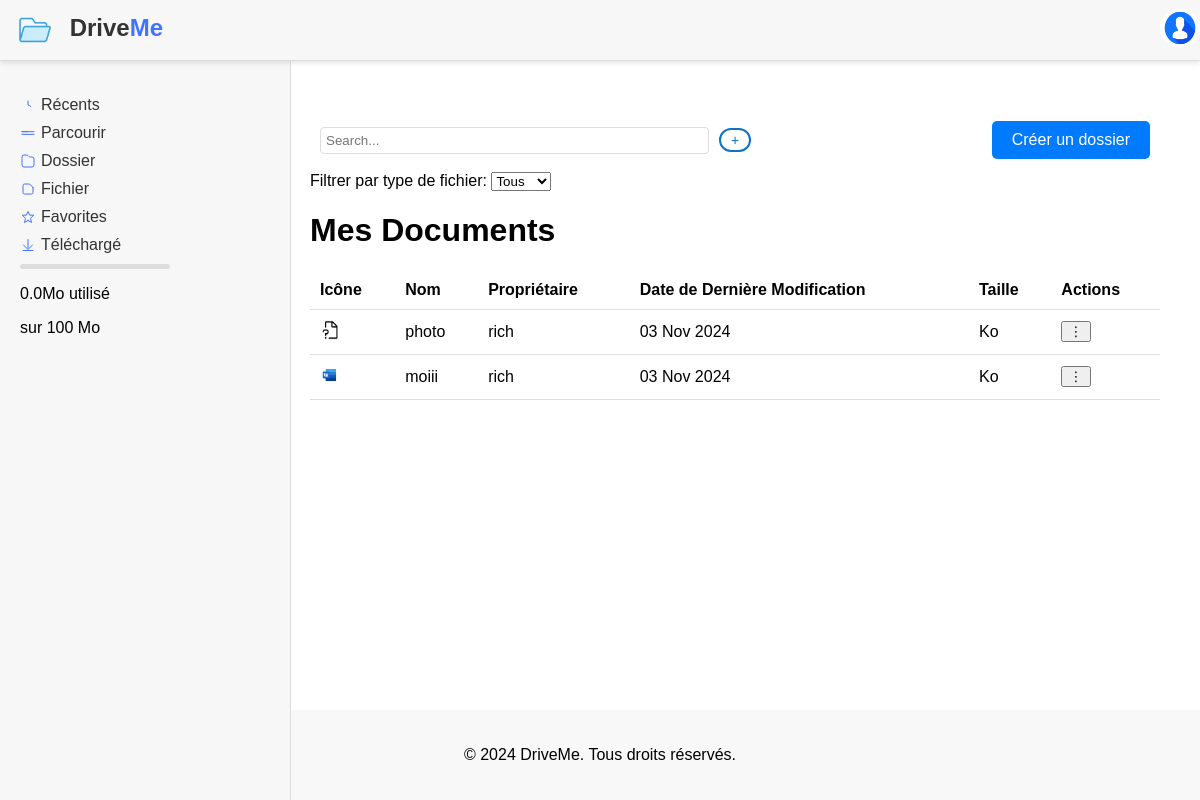
Before: /files/ (signed in) with the older database file.
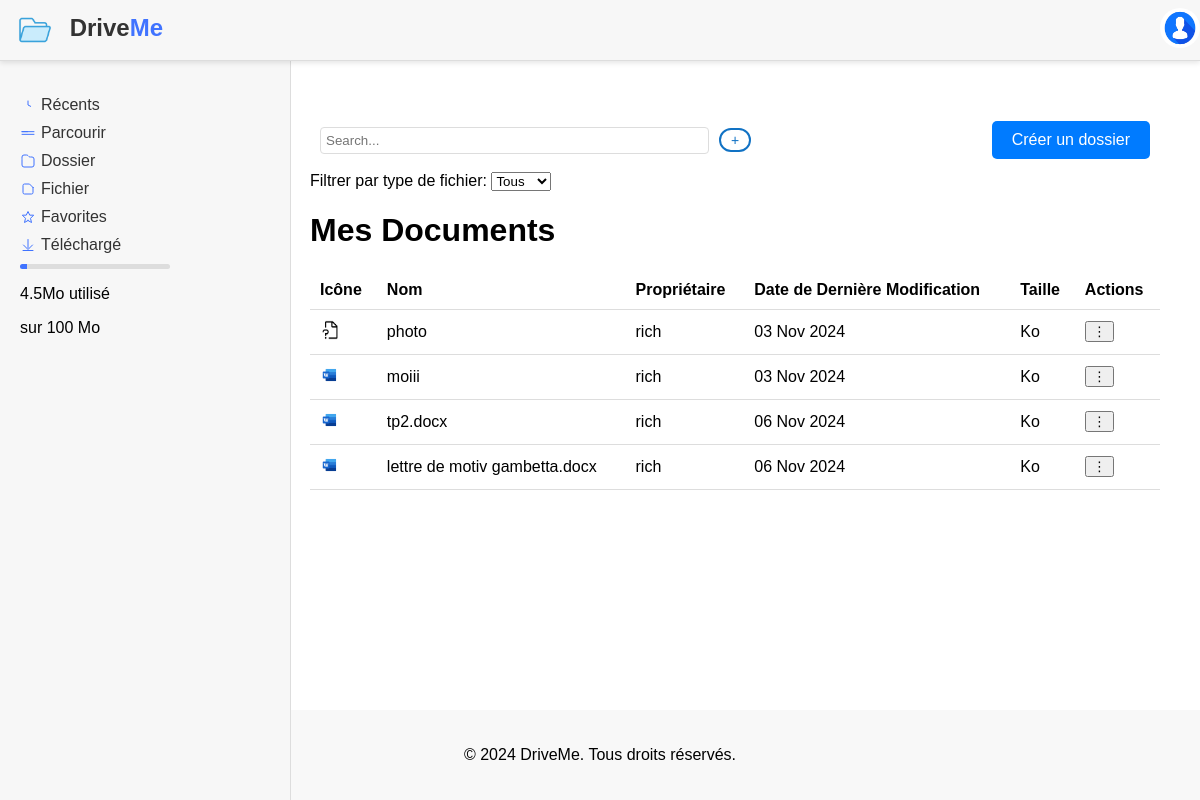
After: the same page with the newer database file.
### drive/models.py (models this page shows, shortened)
class Document(models.Model):
    nom = models.CharField(max_length=255)
    type_fichier = models.CharField(max_length=50)
    date_ajout = models.DateTimeField(auto_now_add=True)
    taille_fichier = models.PositiveIntegerField()
    fichier = models.FileField(upload_to='')  # On définira le dossier dynamiquement
    utilisateur = models.ForeignKey(User, on_delete=models.CASCADE)
    dossier = models.ForeignKey(Dossier, null=True, blank=True, on_delete=models.CASCADE)

### drive/views.py (the view)
# urls.py: path('files/', views.files_view, name='files'),
@login_required
def files_view(request):
    documents = Document.objects.filter(utilisateur=request.user, dossier__isnull=True)
    used_space = get_user_storage_usage(request.user) / (1024 * 1024)
    return render(request, 'files.html', {
        'documents': documents,
        'used_space': used_space
    })

### drive/views.py (called while the page is built)
def get_user_storage_usage(user):
    total_size = Document.objects.filter(utilisateur=user).aggregate(Sum('taille_fichier'))['taille_fichier__sum'] or 0
    return total_size

### drive/templates/files.html (shortened to what this page needs)
{% extends 'base.html' %}
{% load static %}
{% block content %}
<head>
</head>
<body>
  <div class="main-content">
    <div class="sub-navbar">
      <div class="left" style="display: flex; gap: 10px;">
        <input type="text" id="searchInput" placeholder="Search..." style="width: 100%; padding: 5px; border: 1px solid #ddd; border-radius: 4px;">
    </div>
        <div class="sub-navbar">
          <div class="center">
            <a href="{% url 'upload_document' %}"><button class="outline">+</button></a>
          </div>
      </div>
        <div class="right">  <a href="{% url 'create_folder' %}" class="button">Créer un dossier</a>
        </div>
    </div>
    <div class="filter">
      <label for="type_fichier">Filtrer par type de fichier:</label>
      <select id="type_fichier" name="type_fichier" onchange="filterDocuments(this.value)">
          <option value="">Tous</option>
      </select>
    </div>
  <h1>Mes Documents</h1>
  <table>
    <thead>
        <tr>
            <th>Icône</th>
            <th>Nom</th>
            <th>Propriétaire</th>
            <th>Date de Dernière Modification</th>
            <th>Taille</th>
            <th>Actions</th>
        </tr>
    </thead>
    <tbody>
        {% for document in documents %}
        <tr class="document-card" data-type="{{ document.type_fichier }}">
            <td>
                {% if document.type_fichier == 'pdf' %}
                    <img class="document-icon" src="{% static 'icons/pdf.png' %}" alt="{{ document.nom }}">
                {% elif document.type_fichier == 'docx' %}
                    <img class="document-icon" src="{% static 'icons/word.png' %}" alt="{{ document.nom }}">
                {% elif document.type_fichier == 'xlsx' %}
                    <img class="document-icon" src="{% static 'icons/excel.png' %}" alt="{{ document.nom }}">
                {% elif document.type_fichier in 'jpg,png,gif,PNG' %}
                    <img class="document-icon" src="{% static 'icons/image.png' %}" alt="{{ document.nom }}">
                {% else %}
                    <img class="document-icon" src="{% static 'icons/default.png' %}" alt="{{ document.nom }}">
                {% endif %}
            </td>
            <td>{{ document.nom }}</td>
            <td>{{ document.utilisateur.username }}</td>
            <td>{{ document.date_ajout|date:"d M Y" }}</td>
            <td>{{ document.taille_fichier_mo|floatformat:2 }} Ko</td>
            <td>
                <div class="action-menu">
                    <button>⋮</button>
                </div>
            </td>
        </tr>
        {% empty %}
        <tr>
            <td colspan="6">Aucun document trouvé.</td>
        </tr>
        {% endfor %}
    </tbody>
</table>
</div>
</body>
</html>
{% endblock %}

Changed rows visible on the page:
added Document: nom "tp2.docx", utilisateur.username "rich", date_ajout "06 Nov 2024"
added Document: nom "lettre de motiv gambetta.docx", utilisateur.username "rich", date_ajout "06 Nov 2024"
Other visible differences:
{{ used_space|floatformat:1 }}: "0.0" → "4.5"
